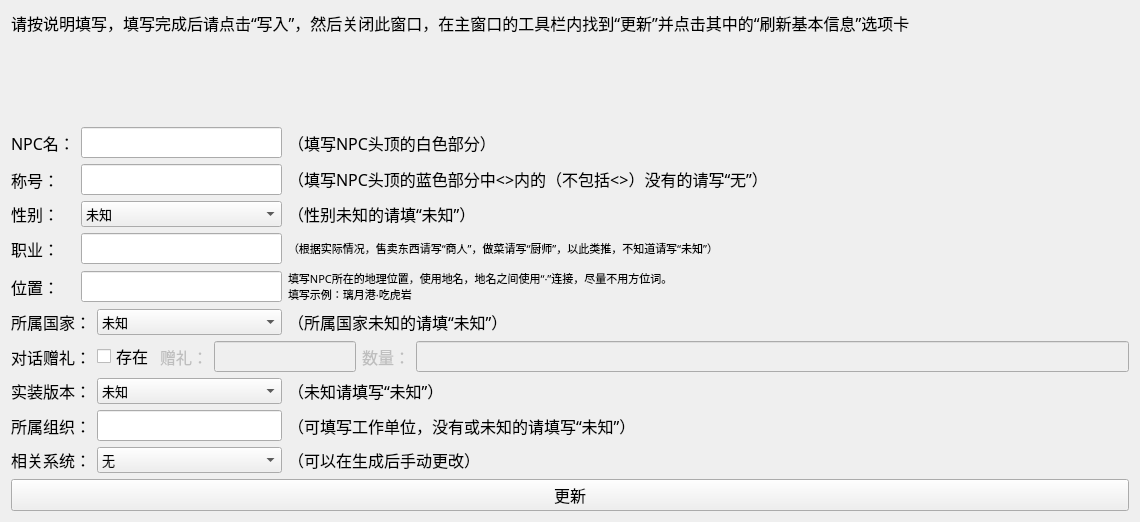
<?xml version="1.0" encoding="UTF-8"?>
<ui version="4.0">
 <class>Basic_Info</class>
 <widget class="QWidget" name="Basic_Info">
  <property name="geometry">
   <rect>
    <x>0</x>
    <y>0</y>
    <width>1140</width>
    <height>522</height>
   </rect>
  </property>
  <property name="font">
   <font>
    <family>思源黑体 CN Medium</family>
    <pointsize>12</pointsize>
   </font>
  </property>
  <property name="windowTitle">
   <string>Form</string>
  </property>
  <property name="styleSheet">
   <string notr="true"/>
  </property>
  <layout class="QGridLayout" name="gridLayout_2">
   <item row="0" column="0">
    <layout class="QGridLayout" name="gridLayout">
     <item row="0" column="0" colspan="8">
      <widget class="QLabel" name="label_5">
       <property name="font">
        <font>
         <family>思源黑体 CN Medium</family>
         <pointsize>12</pointsize>
        </font>
       </property>
       <property name="text">
        <string>请按说明填写，填写完成后请点击“写入”，然后关闭此窗口，在主窗口的工具栏内找到“更新”并点击其中的“刷新基本信息”选项卡</string>
       </property>
       <property name="alignment">
        <set>Qt::AlignLeading|Qt::AlignLeft|Qt::AlignTop</set>
       </property>
       <property name="wordWrap">
        <bool>true</bool>
       </property>
      </widget>
     </item>
     <item row="1" column="0">
      <widget class="QLabel" name="label">
       <property name="font">
        <font>
         <family>思源黑体 CN Medium</family>
         <pointsize>12</pointsize>
        </font>
       </property>
       <property name="text">
        <string>NPC名：</string>
       </property>
      </widget>
     </item>
     <item row="1" column="1" colspan="4">
      <widget class="QLineEdit" name="name_edit"/>
     </item>
     <item row="1" column="5" colspan="3">
      <widget class="QLabel" name="label_3">
       <property name="font">
        <font>
         <family>思源黑体 CN Medium</family>
         <pointsize>12</pointsize>
        </font>
       </property>
       <property name="text">
        <string>（填写NPC头顶的白色部分）</string>
       </property>
      </widget>
     </item>
     <item row="2" column="0">
      <widget class="QLabel" name="label_2">
       <property name="font">
        <font>
         <family>思源黑体 CN Medium</family>
         <pointsize>12</pointsize>
        </font>
       </property>
       <property name="text">
        <string>称号：</string>
       </property>
      </widget>
     </item>
     <item row="2" column="1" colspan="4">
      <widget class="QLineEdit" name="nickname_edit"/>
     </item>
     <item row="2" column="5" colspan="3">
      <widget class="QLabel" name="label_4">
       <property name="font">
        <font>
         <family>思源黑体 CN Medium</family>
         <pointsize>12</pointsize>
        </font>
       </property>
       <property name="text">
        <string>（填写NPC头顶的蓝色部分中&lt;&gt;内的（不包括&lt;&gt;）没有的请写“无”）</string>
       </property>
      </widget>
     </item>
     <item row="3" column="0">
      <widget class="QLabel" name="label_7">
       <property name="font">
        <font>
         <family>思源黑体 CN Medium</family>
         <pointsize>12</pointsize>
        </font>
       </property>
       <property name="text">
        <string>性别：</string>
       </property>
      </widget>
     </item>
     <item row="3" column="1" colspan="4">
      <widget class="QComboBox" name="gender_edit">
       <property name="font">
        <font>
         <family>思源黑体 CN Medium</family>
         <pointsize>10</pointsize>
        </font>
       </property>
       <item>
        <property name="text">
         <string>未知</string>
        </property>
       </item>
       <item>
        <property name="text">
         <string>男</string>
        </property>
       </item>
       <item>
        <property name="text">
         <string>女</string>
        </property>
       </item>
      </widget>
     </item>
     <item row="3" column="5" colspan="3">
      <widget class="QLabel" name="label_6">
       <property name="font">
        <font>
         <family>思源黑体 CN Medium</family>
         <pointsize>12</pointsize>
        </font>
       </property>
       <property name="text">
        <string>（性别未知的请填“未知”）</string>
       </property>
      </widget>
     </item>
     <item row="4" column="0">
      <widget class="QLabel" name="label_9">
       <property name="font">
        <font>
         <family>思源黑体 CN Medium</family>
         <pointsize>12</pointsize>
        </font>
       </property>
       <property name="text">
        <string>职业：</string>
       </property>
      </widget>
     </item>
     <item row="4" column="1" colspan="4">
      <widget class="QLineEdit" name="job_edit"/>
     </item>
     <item row="4" column="5" colspan="3">
      <widget class="QLabel" name="label_8">
       <property name="font">
        <font>
         <family>思源黑体 CN Medium</family>
         <pointsize>8</pointsize>
        </font>
       </property>
       <property name="text">
        <string>（根据实际情况，售卖东西请写“商人”，做菜请写“厨师”，以此类推，不知道请写“未知”）</string>
       </property>
      </widget>
     </item>
     <item row="5" column="0">
      <widget class="QLabel" name="label_10">
       <property name="font">
        <font>
         <family>思源黑体 CN Medium</family>
         <pointsize>12</pointsize>
        </font>
       </property>
       <property name="text">
        <string>位置：</string>
       </property>
      </widget>
     </item>
     <item row="5" column="1" colspan="4">
      <widget class="QLineEdit" name="location_edit"/>
     </item>
     <item row="5" column="5" colspan="3">
      <widget class="QLabel" name="label_11">
       <property name="font">
        <font>
         <family>思源黑体 CN Medium</family>
         <pointsize>8</pointsize>
        </font>
       </property>
       <property name="text">
        <string>填写NPC所在的地理位置，使用地名，地名之间使用“·”连接，尽量不用方位词。
填写示例：璃月港·吃虎岩</string>
       </property>
      </widget>
     </item>
     <item row="6" column="0" colspan="2">
      <widget class="QLabel" name="label_12">
       <property name="font">
        <font>
         <family>思源黑体 CN Medium</family>
         <pointsize>12</pointsize>
        </font>
       </property>
       <property name="text">
        <string>所属国家：</string>
       </property>
      </widget>
     </item>
     <item row="6" column="2" colspan="3">
      <widget class="QComboBox" name="country_edit">
       <property name="font">
        <font>
         <family>思源黑体 CN Medium</family>
         <pointsize>10</pointsize>
        </font>
       </property>
       <item>
        <property name="text">
         <string>未知</string>
        </property>
       </item>
       <item>
        <property name="text">
         <string>蒙德</string>
        </property>
       </item>
       <item>
        <property name="text">
         <string>璃月</string>
        </property>
       </item>
       <item>
        <property name="text">
         <string>稻妻</string>
        </property>
       </item>
       <item>
        <property name="text">
         <string>须弥</string>
        </property>
       </item>
       <item>
        <property name="text">
         <string>枫丹</string>
        </property>
       </item>
       <item>
        <property name="text">
         <string>纳塔</string>
        </property>
       </item>
       <item>
        <property name="text">
         <string>至冬</string>
        </property>
       </item>
      </widget>
     </item>
     <item row="6" column="5" colspan="3">
      <widget class="QLabel" name="label_13">
       <property name="font">
        <font>
         <family>思源黑体 CN Medium</family>
         <pointsize>12</pointsize>
        </font>
       </property>
       <property name="text">
        <string>（所属国家未知的请填“未知”）</string>
       </property>
      </widget>
     </item>
     <item row="7" column="0" colspan="2">
      <widget class="QLabel" name="label_14">
       <property name="font">
        <font>
         <family>思源黑体 CN Medium</family>
         <pointsize>12</pointsize>
        </font>
       </property>
       <property name="text">
        <string>对话赠礼：</string>
       </property>
      </widget>
     </item>
     <item row="7" column="2">
      <widget class="QCheckBox" name="gift_exist">
       <property name="font">
        <font>
         <family>思源黑体 CN Medium</family>
         <pointsize>12</pointsize>
        </font>
       </property>
       <property name="text">
        <string>存在</string>
       </property>
      </widget>
     </item>
     <item row="7" column="3">
      <widget class="QLabel" name="gift_name_label">
       <property name="enabled">
        <bool>false</bool>
       </property>
       <property name="font">
        <font>
         <family>思源黑体 CN Medium</family>
         <pointsize>12</pointsize>
        </font>
       </property>
       <property name="text">
        <string>赠礼：</string>
       </property>
      </widget>
     </item>
     <item row="7" column="4" colspan="2">
      <widget class="QLineEdit" name="gift_name_edit">
       <property name="enabled">
        <bool>false</bool>
       </property>
      </widget>
     </item>
     <item row="7" column="6">
      <widget class="QLabel" name="gift_num_label">
       <property name="enabled">
        <bool>false</bool>
       </property>
       <property name="font">
        <font>
         <family>思源黑体 CN Medium</family>
         <pointsize>12</pointsize>
        </font>
       </property>
       <property name="text">
        <string>数量：</string>
       </property>
      </widget>
     </item>
     <item row="7" column="7">
      <widget class="QLineEdit" name="gift_num_edit">
       <property name="enabled">
        <bool>false</bool>
       </property>
      </widget>
     </item>
     <item row="8" column="0" colspan="2">
      <widget class="QLabel" name="label_17">
       <property name="font">
        <font>
         <family>思源黑体 CN Medium</family>
         <pointsize>12</pointsize>
        </font>
       </property>
       <property name="text">
        <string>实装版本：</string>
       </property>
      </widget>
     </item>
     <item row="8" column="2" colspan="3">
      <widget class="QComboBox" name="version_edit">
       <property name="font">
        <font>
         <family>思源黑体 CN Medium</family>
         <pointsize>10</pointsize>
        </font>
       </property>
       <item>
        <property name="text">
         <string>未知</string>
        </property>
       </item>
       <item>
        <property name="text">
         <string>1.0</string>
        </property>
       </item>
       <item>
        <property name="text">
         <string>1.1</string>
        </property>
       </item>
       <item>
        <property name="text">
         <string>1.2</string>
        </property>
       </item>
       <item>
        <property name="text">
         <string>1.3</string>
        </property>
       </item>
       <item>
        <property name="text">
         <string>1.4</string>
        </property>
       </item>
       <item>
        <property name="text">
         <string>1.5</string>
        </property>
       </item>
       <item>
        <property name="text">
         <string>1.6</string>
        </property>
       </item>
       <item>
        <property name="text">
         <string>1.7</string>
        </property>
       </item>
       <item>
        <property name="text">
         <string>1.8</string>
        </property>
       </item>
       <item>
        <property name="text">
         <string>1.9</string>
        </property>
       </item>
       <item>
        <property name="text">
         <string>2.0</string>
        </property>
       </item>
       <item>
        <property name="text">
         <string>2.1</string>
        </property>
       </item>
       <item>
        <property name="text">
         <string>2.2</string>
        </property>
       </item>
       <item>
        <property name="text">
         <string>2.3</string>
        </property>
       </item>
       <item>
        <property name="text">
         <string>2.4</string>
        </property>
       </item>
       <item>
        <property name="text">
         <string>2.5</string>
        </property>
       </item>
       <item>
        <property name="text">
         <string>2.6</string>
        </property>
       </item>
       <item>
        <property name="text">
         <string>2.7</string>
        </property>
       </item>
       <item>
        <property name="text">
         <string>2.8</string>
        </property>
       </item>
       <item>
        <property name="text">
         <string>2.9</string>
        </property>
       </item>
       <item>
        <property name="text">
         <string>3.0</string>
        </property>
       </item>
       <item>
        <property name="text">
         <string>3.1</string>
        </property>
       </item>
       <item>
        <property name="text">
         <string>3.2</string>
        </property>
       </item>
       <item>
        <property name="text">
         <string>3.3</string>
        </property>
       </item>
       <item>
        <property name="text">
         <string>3.4</string>
        </property>
       </item>
       <item>
        <property name="text">
         <string>3.5</string>
        </property>
       </item>
       <item>
        <property name="text">
         <string>3.6</string>
        </property>
       </item>
       <item>
        <property name="text">
         <string>3.7</string>
        </property>
       </item>
       <item>
        <property name="text">
         <string>3.8</string>
        </property>
       </item>
       <item>
        <property name="text">
         <string>3.9</string>
        </property>
       </item>
       <item>
        <property name="text">
         <string>4.0</string>
        </property>
       </item>
      </widget>
     </item>
     <item row="8" column="5" colspan="3">
      <widget class="QLabel" name="label_18">
       <property name="font">
        <font>
         <family>思源黑体 CN Medium</family>
         <pointsize>12</pointsize>
        </font>
       </property>
       <property name="text">
        <string>（未知请填写“未知”）</string>
       </property>
      </widget>
     </item>
     <item row="9" column="0" colspan="2">
      <widget class="QLabel" name="label_20">
       <property name="font">
        <font>
         <family>思源黑体 CN Medium</family>
         <pointsize>12</pointsize>
        </font>
       </property>
       <property name="text">
        <string>所属组织：</string>
       </property>
      </widget>
     </item>
     <item row="9" column="2" colspan="3">
      <widget class="QLineEdit" name="org_edit"/>
     </item>
     <item row="9" column="5" colspan="3">
      <widget class="QLabel" name="label_19">
       <property name="font">
        <font>
         <family>思源黑体 CN Medium</family>
         <pointsize>12</pointsize>
        </font>
       </property>
       <property name="text">
        <string>（可填写工作单位，没有或未知的请填写“未知”）</string>
       </property>
      </widget>
     </item>
     <item row="10" column="0" colspan="2">
      <widget class="QLabel" name="label_22">
       <property name="font">
        <font>
         <family>思源黑体 CN Medium</family>
         <pointsize>12</pointsize>
        </font>
       </property>
       <property name="text">
        <string>相关系统：</string>
       </property>
      </widget>
     </item>
     <item row="10" column="2" colspan="3">
      <widget class="QComboBox" name="system_edit">
       <property name="font">
        <font>
         <family>思源黑体 CN Medium</family>
         <pointsize>10</pointsize>
        </font>
       </property>
       <item>
        <property name="text">
         <string>无</string>
        </property>
       </item>
       <item>
        <property name="text">
         <string>委托</string>
        </property>
       </item>
       <item>
        <property name="text">
         <string>声望</string>
        </property>
       </item>
       <item>
        <property name="text">
         <string>活动</string>
        </property>
       </item>
       <item>
        <property name="text">
         <string>商店</string>
        </property>
       </item>
       <item>
        <property name="text">
         <string>烹饪</string>
        </property>
       </item>
       <item>
        <property name="text">
         <string>尘歌壶</string>
        </property>
       </item>
      </widget>
     </item>
     <item row="10" column="5" colspan="3">
      <widget class="QLabel" name="label_21">
       <property name="font">
        <font>
         <family>思源黑体 CN Medium</family>
         <pointsize>12</pointsize>
        </font>
       </property>
       <property name="text">
        <string>（可以在生成后手动更改）</string>
       </property>
      </widget>
     </item>
     <item row="11" column="0" colspan="8">
      <widget class="QPushButton" name="update_basic_info">
       <property name="font">
        <font>
         <family>思源黑体 CN Medium</family>
         <pointsize>12</pointsize>
        </font>
       </property>
       <property name="text">
        <string>更新</string>
       </property>
      </widget>
     </item>
    </layout>
   </item>
  </layout>
 </widget>
 <resources/>
 <connections/>
</ui>
